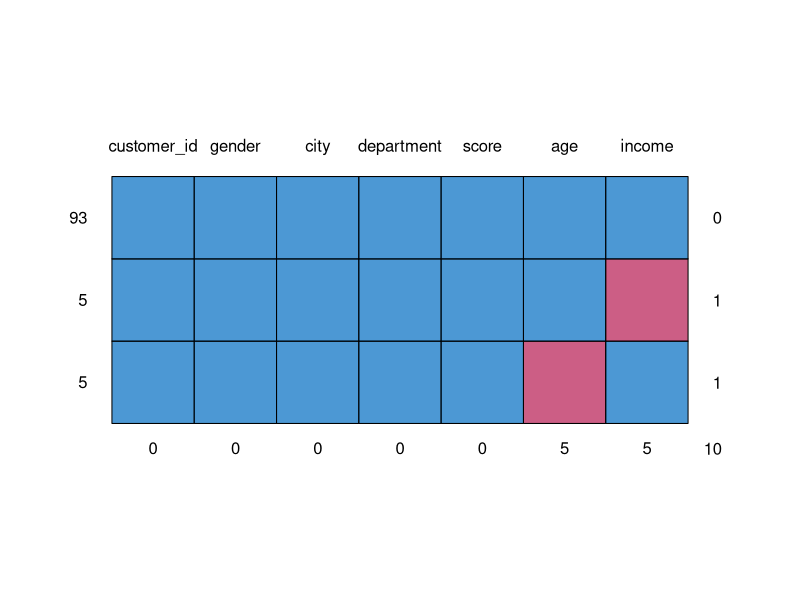
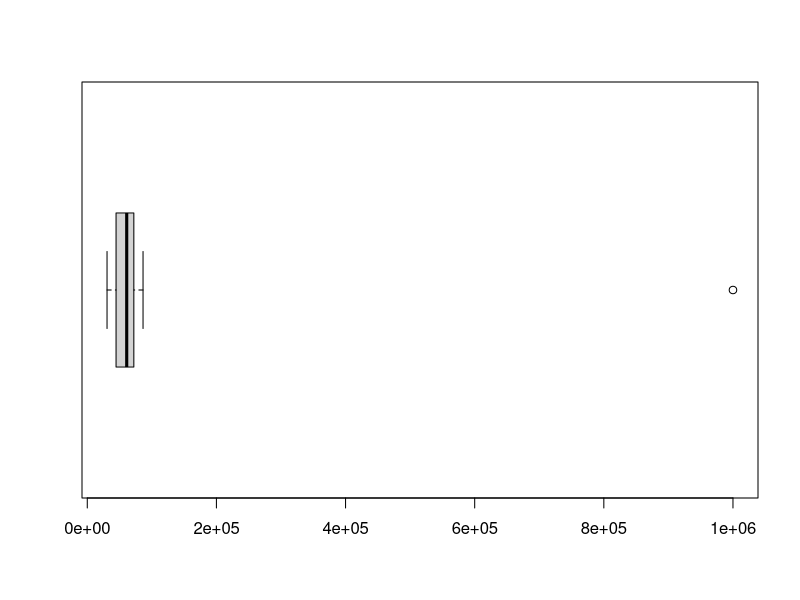
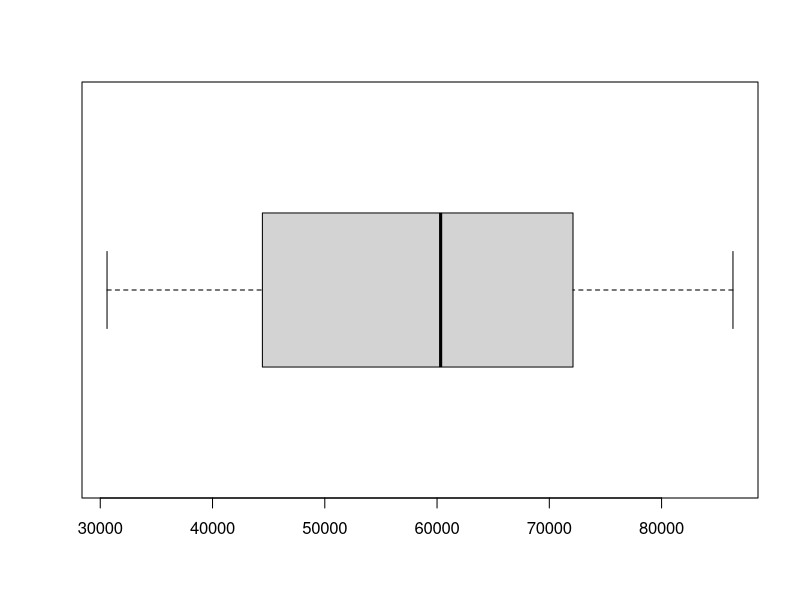

Write R code to recreate these figures, in order.
###Writing a function in R
x=c(2,3,4,5,10,1)
mean(x)

#write a function that finds the sum and product of two numbers, x, y

f1=function(x,y){
  s=x+y
  p=x*y
  
  return(c(s,p))
}
f1(2,10)

#Write a function that checks whether a quadratic equation has 
# real solution(s). ax^2 + bx + c=0
#   delta= b^2 – 4ac
#  if delta >= 0 then real solutions 
#  (delta<0) no real solutions
#Data preprocessing / Datenvorbereitung
setwd("C:/Users/ajawi/OneDrive/Desktop/MLSS26")

install.packages("tidyverse")
#install.packages("mice")
library("tidyverse")
library("mice")

#Create a sample dataset

df1=data.frame(
  Gender=c("Female", "f","Male","Child","m", "Female", "Female"), 
  Age=c(21, NA, 60, 22, -30, 60, 60),
  Height =c(190, 185, "6ft", 191, 189, "6ft", "6ft"),
  Mart.S=c(NA, NA, NA, "Single", NA, NA, NA)
)

view(df1)
names(df1)
df1

#Gender
table(df1$Gender)

#Wrong value 
df1$Gender=gsub("Child", NA, df1$Gender)

table(df1$Gender)
df1

#Inconsistencies
df1$Gender=gsub("Female", "f", df1$Gender)
df1$Gender=gsub("Male", "m", df1$Gender)
table(df1$Gender)

df1

##Invalid values
class(df1$Height)
table(df1$Height)

df1$Height=gsub("6ft", "183", df1$Height)
class(df1$Height)
summary(df1$Height)

df1$Height=as.numeric(df1$Height)
class(df1$Height)
summary(df1$Height)

df1
#Duplikat
df1.dup=duplicated(df1)
df1.dup

#Remove the duplicated row(s)
df1.1=unique(df1)
df1.1


##Missing Values
x=read.csv("datana.csv")
View(x)
names(x)
head(x)
str(x)

names(x)
sum(is.na(x$age))
sum(is.na(x$gender))

colSums(is.na(x))
md.pattern(x)

##Calculation under NA value
mean(x$age, na.rm=T)
sd(x$income, na.rm=T)

#Test if Na are ocurring Randomly
dm.na=is.na(x$age)
table(dm.na)
View(dm.na)

#TEst if the Way data is missing on Age is related to Gender 

chisq.test(x$gender, dm.na)
#p-value = 0.7162 we Do Not Reject The H0
#H0:Gender and dm.na are indpendent
#data is missing randomly

#Impute it 
x.fill=mice(x)
y=complete(x.fill)

colSums(is.na(y))

##Outliers
names(y)

#do we have outliers
boxplot(y$income, horizontal = T)
boxplot.stats(y$income)

#Remove the outliers 
y.1=y[y$income<1000000, ]
boxplot(y.1$income, horizontal = T)

dim(y)
dim(y.1)
